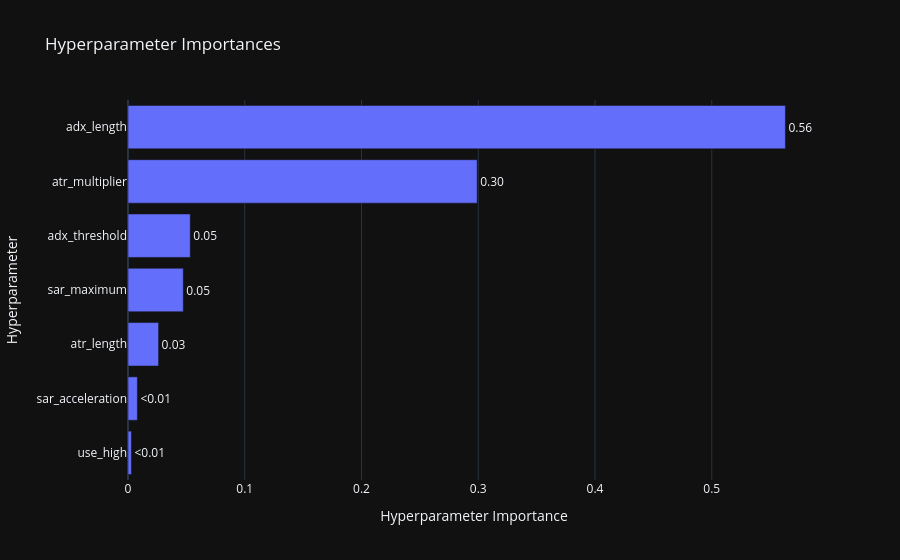

The notebook cell saved with this chart:
### Markdown cell above
Visualization

### Code cell
fig = optuna.visualization.plot_param_importances(study)
show(fig)

# fig2 = optuna.visualization.plot_slice(study, params=best_params.keys())
# show(fig2)

### Figure 1 — Plotly figure (JSON) as saved in the notebook; plotly's stock layout.template omitted (floating-point values rounded to 4 significant figures)
{"data": [{"cliponaxis": false, "hovertemplate": ["use_high (CategoricalDistribution): 0.0029364500434496004<extra></extra>", "sar_acceleration (FloatDistribution): 0.008023902834774953<extra></extra>", "atr_length (IntDistribution): 0.02620895896443253<extra></extra>", "sar_maximum (FloatDistribution): 0.047366515976541713<extra></extra>", "adx_threshold (IntDistribution): 0.05334495804506355<extra></extra>", "atr_multiplier (FloatDistribution): 0.29905293159674273<extra></extra>", "adx_length (IntDistribution): 0.563066282538995<extra></extra>"], "name": "Objective Value", "orientation": "h", "text": ["<0.01", "<0.01", "0.03", "0.05", "0.05", "0.30", "0.56"], "textposition": "outside", "x": [0.002936, 0.008024, 0.02621, 0.04737, 0.05334, 0.2991, 0.5631], "y": ["use_high", "sar_acceleration", "atr_length", "sar_maximum", "adx_threshold", "atr_multiplier", "adx_length"], "type": "bar"}], "layout": {"title": {"text": "Hyperparameter Importances"}, "xaxis": {"title": {"text": "Hyperparameter Importance"}}, "yaxis": {"title": {"text": "Hyperparameter"}}}}
